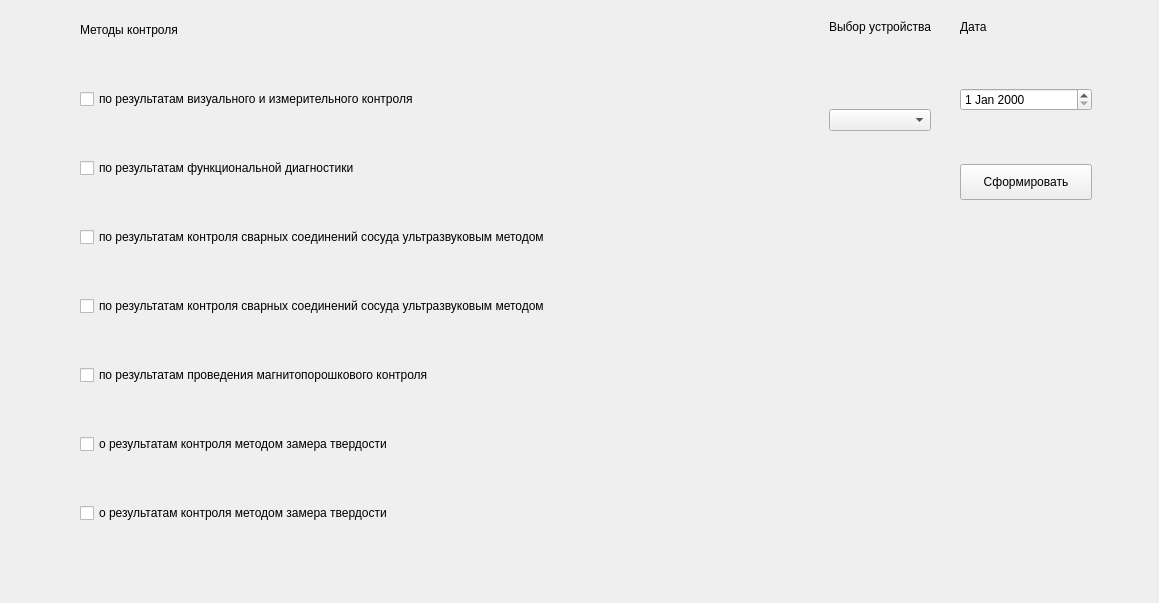
<?xml version="1.0" encoding="UTF-8"?>
<ui version="4.0">
 <class>MainWindow</class>
 <widget class="QMainWindow" name="MainWindow">
  <property name="geometry">
   <rect>
    <x>0</x>
    <y>0</y>
    <width>1159</width>
    <height>603</height>
   </rect>
  </property>
  <property name="windowTitle">
   <string>MainWindow</string>
  </property>
  <widget class="QWidget" name="centralwidget">
   <widget class="QWidget" name="layoutWidget">
    <property name="geometry">
     <rect>
      <x>80</x>
      <y>20</y>
      <width>851</width>
      <height>503</height>
     </rect>
    </property>
    <layout class="QHBoxLayout" name="horizontalLayout" stretch="4,0">
     <property name="spacing">
      <number>35</number>
     </property>
     <item>
      <layout class="QVBoxLayout" name="verticalLayout">
       <property name="spacing">
        <number>49</number>
       </property>
       <item>
        <widget class="QLabel" name="label">
         <property name="maximumSize">
          <size>
           <width>16777215</width>
           <height>100</height>
          </size>
         </property>
         <property name="styleSheet">
          <string notr="true">margin: 0;</string>
         </property>
         <property name="text">
          <string>Методы контроля</string>
         </property>
        </widget>
       </item>
       <item>
        <widget class="QCheckBox" name="checkBox_1">
         <property name="text">
          <string>по результатам визуального и измерительного контроля</string>
         </property>
        </widget>
       </item>
       <item>
        <widget class="QCheckBox" name="checkBox_2">
         <property name="text">
          <string>по результатам функциональной диагностики</string>
         </property>
        </widget>
       </item>
       <item>
        <widget class="QCheckBox" name="checkBox_3">
         <property name="sizePolicy">
          <sizepolicy hsizetype="MinimumExpanding" vsizetype="Fixed">
           <horstretch>0</horstretch>
           <verstretch>0</verstretch>
          </sizepolicy>
         </property>
         <property name="text">
          <string>по результатам контроля сварных соединений сосуда ультразвуковым методом</string>
         </property>
        </widget>
       </item>
       <item>
        <widget class="QCheckBox" name="checkBox_4">
         <property name="text">
          <string>по результатам контроля сварных соединений сосуда ультразвуковым методом</string>
         </property>
        </widget>
       </item>
       <item>
        <widget class="QCheckBox" name="checkBox_5">
         <property name="text">
          <string>по результатам проведения магнитопорошкового контроля</string>
         </property>
        </widget>
       </item>
       <item>
        <widget class="QCheckBox" name="checkBox_6">
         <property name="text">
          <string>о результатам контроля методом замера твердости</string>
         </property>
        </widget>
       </item>
       <item>
        <widget class="QCheckBox" name="checkBox_7">
         <property name="text">
          <string>о результатам контроля методом замера твердости</string>
         </property>
        </widget>
       </item>
      </layout>
     </item>
     <item>
      <layout class="QVBoxLayout" name="verticalLayout_3" stretch="0,0,1,1">
       <item>
        <widget class="QLabel" name="label_3">
         <property name="text">
          <string>Выбор устройства</string>
         </property>
        </widget>
       </item>
       <item>
        <spacer name="verticalSpacer_4">
         <property name="orientation">
          <enum>Qt::Vertical</enum>
         </property>
         <property name="sizeHint" stdset="0">
          <size>
           <width>20</width>
           <height>40</height>
          </size>
         </property>
        </spacer>
       </item>
       <item>
        <widget class="QComboBox" name="comboBox">
         <property name="sizePolicy">
          <sizepolicy hsizetype="Fixed" vsizetype="Fixed">
           <horstretch>0</horstretch>
           <verstretch>0</verstretch>
          </sizepolicy>
         </property>
         <property name="maximumSize">
          <size>
           <width>403</width>
           <height>16777215</height>
          </size>
         </property>
        </widget>
       </item>
       <item>
        <spacer name="verticalSpacer_5">
         <property name="orientation">
          <enum>Qt::Vertical</enum>
         </property>
         <property name="sizeHint" stdset="0">
          <size>
           <width>20</width>
           <height>40</height>
          </size>
         </property>
        </spacer>
       </item>
      </layout>
     </item>
    </layout>
   </widget>
   <widget class="QWidget" name="layoutWidget">
    <property name="geometry">
     <rect>
      <x>960</x>
      <y>20</y>
      <width>132</width>
      <height>228</height>
     </rect>
    </property>
    <layout class="QVBoxLayout" name="verticalLayout_2">
     <item>
      <widget class="QLabel" name="label_2">
       <property name="text">
        <string>Дата</string>
       </property>
      </widget>
     </item>
     <item>
      <spacer name="verticalSpacer">
       <property name="orientation">
        <enum>Qt::Vertical</enum>
       </property>
       <property name="sizeHint" stdset="0">
        <size>
         <width>20</width>
         <height>40</height>
        </size>
       </property>
      </spacer>
     </item>
     <item>
      <widget class="QDateEdit" name="dateEdit"/>
     </item>
     <item>
      <spacer name="verticalSpacer_3">
       <property name="orientation">
        <enum>Qt::Vertical</enum>
       </property>
       <property name="sizeHint" stdset="0">
        <size>
         <width>20</width>
         <height>40</height>
        </size>
       </property>
      </spacer>
     </item>
     <item>
      <widget class="QPushButton" name="pushButton">
       <property name="sizePolicy">
        <sizepolicy hsizetype="Minimum" vsizetype="Fixed">
         <horstretch>0</horstretch>
         <verstretch>0</verstretch>
        </sizepolicy>
       </property>
       <property name="styleSheet">
        <string notr="true">padding: 10px 20px;</string>
       </property>
       <property name="text">
        <string>Сформировать</string>
       </property>
      </widget>
     </item>
     <item>
      <spacer name="verticalSpacer_2">
       <property name="orientation">
        <enum>Qt::Vertical</enum>
       </property>
       <property name="sizeHint" stdset="0">
        <size>
         <width>20</width>
         <height>40</height>
        </size>
       </property>
      </spacer>
     </item>
    </layout>
   </widget>
  </widget>
 </widget>
 <resources/>
 <connections/>
</ui>
